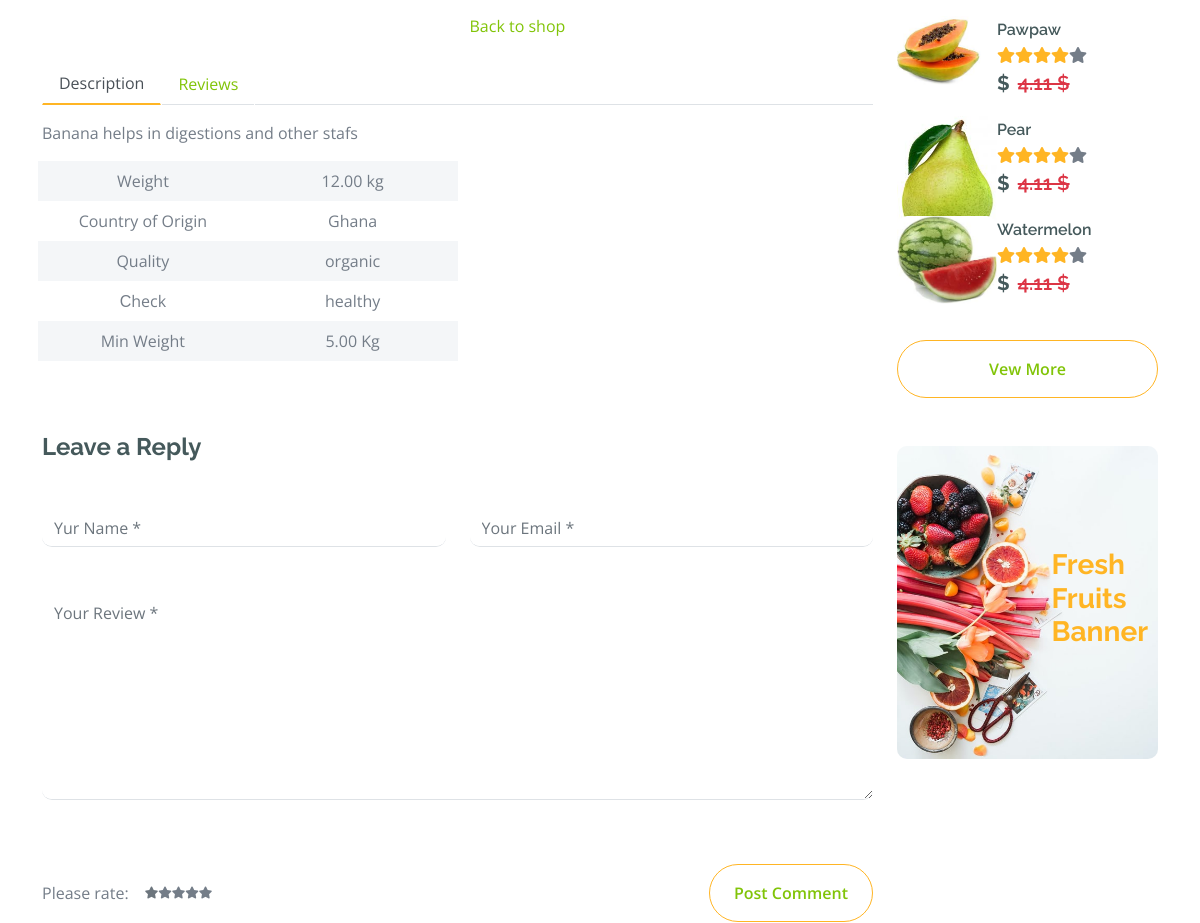
The page /products/1/ (middle part) on the database as committed earlier.
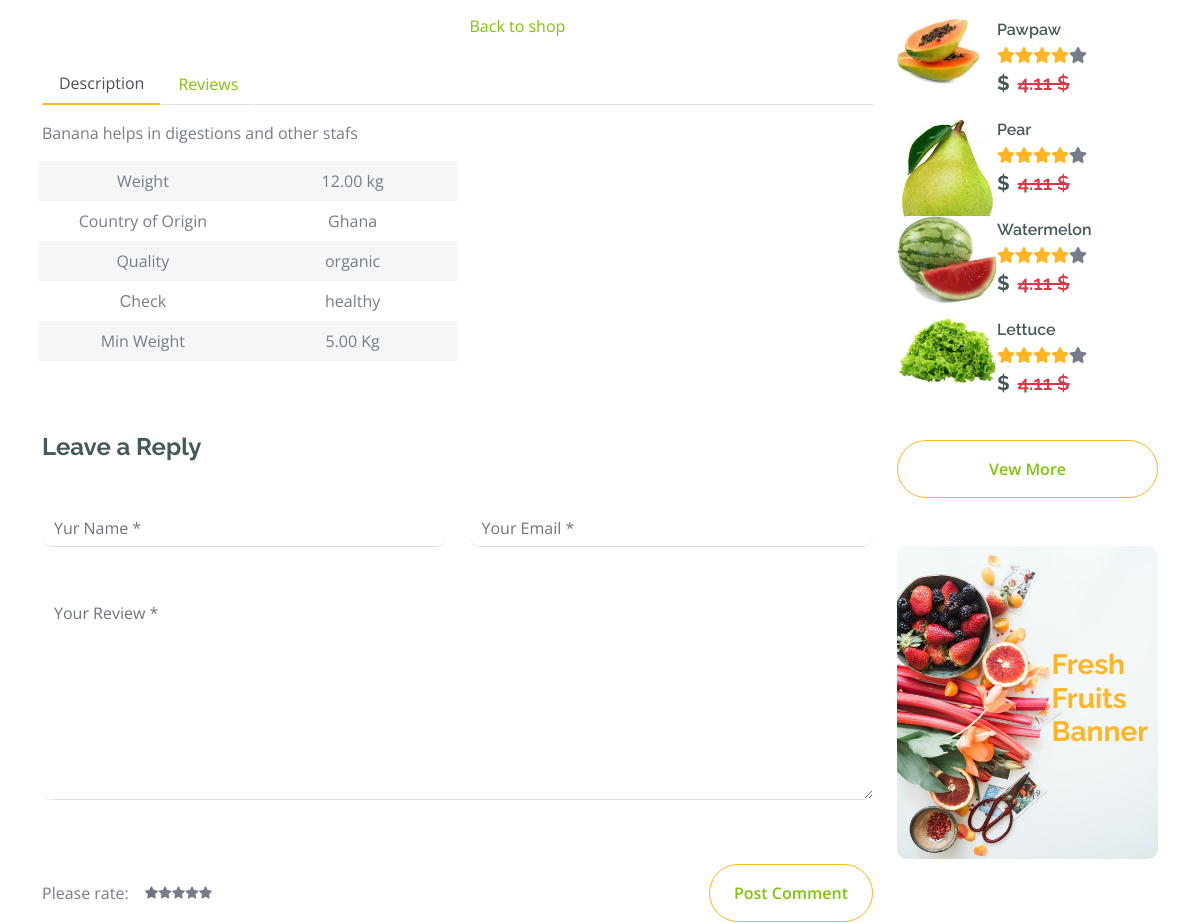
The same page on the database as committed later.
### Products/models.py (models this page shows, shortened)
class Product(models.Model):
    CLASSIFICATION_TYPE = (
        ('organic', 'Organic'),
        ('inorganic', 'Inorganic'),
    )
    HEALTH_STATUS = (
        ('healthy', 'Healthy'),
        ('unhealthy', 'Unhealthy'),
    )
    name = models.CharField(max_length=100)
    desc = models.CharField(max_length=500)
    price = models.DecimalField(max_digits=20, decimal_places=2)
    image = models.ImageField(default=False, blank=True)
    weight = models.DecimalField(max_digits=20, decimal_places=2)
    min_weight = models.DecimalField(max_digits=10, decimal_places=2)
    country_of_origin = models.CharField(max_length=100)
    quality = models.CharField(max_length=25, choices=CLASSIFICATION_TYPE, null=True, blank=True)
    health_status = models.CharField(max_length=25, choices=HEALTH_STATUS, null=True, blank=True)
    classification = models.CharField(max_length=25, choices=CLASSIFICATION_TYPE, null=True, blank=True)
    is_feature = models.BooleanField(default=False)
    is_bestseller = models.BooleanField(default=False)
    is_organic = models.BooleanField(default=False)
    is_inorganic = models.BooleanField(default=False)
    category = models.ForeignKey(Category, related_name="products", blank=True, null=True, on_delete=models.CASCADE)

### Products/views.py (the view)
# urls.py: path('products/<int:id>/', views.shop_detail, name="shop_detail"),
def shop_detail(request, id):
    products = get_object_or_404(Product, id=id)
    products = Product.objects.filter(id=id)
    featureall = Product.objects.filter(is_feature=True)
    cart = Cart(request)
    product_count = cart.get_product_count()
    return render(request, 'shop_detail.html', {'products': products, 'featureall':featureall,'product_count':product_count})

### Products/cart.py (called while the page is built)
    def get_product_count(self):
        return len(self.cart)

### Products/models.py (called while the page is built)
    def __str__(self):
        return self.name

### Products/templates/shop_detail.html (shortened to what the changed rows need)
{% load static %}
<!DOCTYPE html>
<html lang="en">
  <head>
    <link
      rel="stylesheet"
      href="https://use.fontawesome.com/releases/v5.15.4/css/all.css"
    />
    <link
      href="https://cdn.jsdelivr.net/npm/bootstrap-icons@1.4.1/font/bootstrap-icons.css"
      rel="stylesheet"
    />
    <link href="lib/lightbox/css/lightbox.min.css" rel="stylesheet" />
    <link href="lib/owlcarousel/assets/owl.carousel.min.css" rel="stylesheet" />
    <link href="{% static 'css/bootstrap.min.css' %}" rel="stylesheet" />
    <link href="{% static 'css/style.css' %}" rel="stylesheet" />
  </head>
  <body>
    <div class="container-fluid py-5 mt-5 product_data">
      <div class="container py-5">
        <div class="row g-4 mb-5">
          <div class="col-lg-8 col-xl-9">
            {% for product in products %}
            <div class="row g-4">
              <div class="col-lg-6">
              </div>
              <div class="col-lg-6">
                <form method="post" action="{% url 'add_to_cart' id=product.id %}">
              </form>
              <a href="{% url 'shop' %}">Back to shop</a>
              </div>
              <div class="col-lg-12">
                <nav>
                  <div class="nav nav-tabs mb-3">
                    <button
                      class="nav-link active border-white border-bottom-0"
                      type="button"
                      role="tab"
                      id="nav-about-tab"
                      data-bs-toggle="tab"
                      data-bs-target="#nav-about"
                      aria-controls="nav-about"
                      aria-selected="true"
                    >
                      Description
                    </button>
                    <button
                      class="nav-link border-white border-bottom-0"
                      type="button"
                      role="tab"
                      id="nav-mission-tab"
                      data-bs-toggle="tab"
                      data-bs-target="#nav-mission"
                      aria-controls="nav-mission"
                      aria-selected="false"
                    >
                      Reviews
                    </button>
                  </div>
                </nav>
                <div class="tab-content mb-5">
                  <div
                    class="tab-pane active"
                    id="nav-about"
                    role="tabpanel"
                    aria-labelledby="nav-about-tab"
                  >
                    <p>
                   {{product.desc}}
                    </p>
                    <div class="px-2">
                      <div class="row g-4">
                        <div class="col-6">
                          <div
                            class="row bg-light align-items-center text-center justify-content-center py-2"
                          >
                            <div class="col-6">
                              <p class="mb-0">Weight</p>
                            </div>
                            <div class="col-6">
                              <p class="mb-0">{{product.weight}} kg</p>
                            </div>
                          </div>
                          <div
                            class="row text-center align-items-center justify-content-center py-2"
                          >
                            <div class="col-6">
                              <p class="mb-0">Country of Origin</p>
                            </div>
                            <div class="col-6">
                              <p class="mb-0">{{product.country_of_origin}}</p>
                            </div>
                          </div>
                          <div
                            class="row bg-light text-center align-items-center justify-content-center py-2"
                          >
                            <div class="col-6">
                              <p class="mb-0">Quality</p>
                            </div>
                            <div class="col-6">
                              <p class="mb-0">{{product.quality}}</p>
                            </div>
                          </div>
                          <div
                            class="row text-center align-items-center justify-content-center py-2"
                          >
                            <div class="col-6">
                              <p class="mb-0">Сheck</p>
                            </div>
                            <div class="col-6">
                              <p class="mb-0">{{product.health_status}}</p>
                            </div>
                          </div>
                          <div
                            class="row bg-light text-center align-items-center justify-content-center py-2"
                          >
                            <div class="col-6">
                              <p class="mb-0">Min Weight</p>
                            </div>
                            <div class="col-6">
                              <p class="mb-0">{{product.min_weight}} Kg</p>
                            </div>
                          </div>
                        </div>
                      </div>
                    </div>
                  </div>
                </div>
              </div>
              <form action="#">
                <h4 class="mb-5 fw-bold">Leave a Reply</h4>
                <div class="row g-4">
                  <div class="col-lg-6">
                    <div class="border-bottom rounded">
                      <input
                        type="text"
                        class="form-control border-0 me-4"
                        placeholder="Yur Name *"
                      />
                    </div>
                  </div>
                  <div class="col-lg-6">
                    <div class="border-bottom rounded">
                      <input
                        type="email"
                        class="form-control border-0"
                        placeholder="Your Email *"
                      />
                    </div>
                  </div>
                  <div class="col-lg-12">
                    <div class="border-bottom rounded my-4">
                      <textarea
                        name=""
                        id=""
                        class="form-control border-0"
                        cols="30"
                        rows="8"
                        placeholder="Your Review *"
                        spellcheck="false"
                      ></textarea>
                    </div>
                  </div>
                  <div class="col-lg-12">
                    <div class="d-flex justify-content-between py-3 mb-5">
                      <div class="d-flex align-items-center">
                        <p class="mb-0 me-3">Please rate:</p>
                        <div
                          class="d-flex align-items-center"
                          style="font-size: 12px"
                        >
                          <i class="fa fa-star text-muted"></i>
                          <i class="fa fa-star"></i>
                          <i class="fa fa-star"></i>
                          <i class="fa fa-star"></i>
                          <i class="fa fa-star"></i>
                        </div>
                      </div>
                      <a
                        href="#"
                        class="btn border border-secondary text-primary rounded-pill px-4 py-3"
                      >
                        Post Comment</a
                      >
                    </div>
                  </div>
                </div>
              </form>
            </div>
            {% endfor %}
          </div>
          <div class="col-lg-4 col-xl-3">
            <div class="row g-4 fruite">
              <div class="col-lg-12">
                {% for product in featureall %}
                <div class="d-flex align-items-center justify-content-start">
                  <div class="rounded" style="width: 100px; height: 100px">
                    <img
                      src="{{ product.image.url}}"
                      class="img-fluid rounded"
                      alt="Image"
                    />
                  </div>
                  <div>
                    <h6 class="mb-2">{{product.name}}</h6>
                    <div class="d-flex mb-2">
                      <i class="fa fa-star text-secondary"></i>
                      <i class="fa fa-star text-secondary"></i>
                      <i class="fa fa-star text-secondary"></i>
                      <i class="fa fa-star text-secondary"></i>
                      <i class="fa fa-star"></i>
                    </div>
                    <div class="d-flex mb-2">
                      <h5 class="fw-bold me-2">{{product.prize}}$</h5>
                      <h5 class="text-danger text-decoration-line-through">
                        4.11 $
                      </h5>
                    </div>
                  </div>
                </div>
                {% endfor %}
              </div>
            </div>
          </div>
        </div>
      </div>
    </div>
  </body>
</html>

Rows that differ between the two databases and show on the page:
added Product: image (picture), name "Lettuce"
